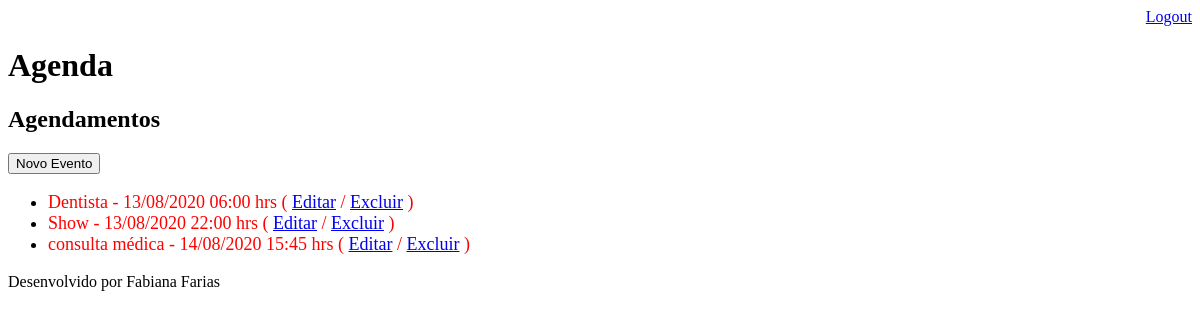
Page /agenda/ (signed in) on the earlier database version.
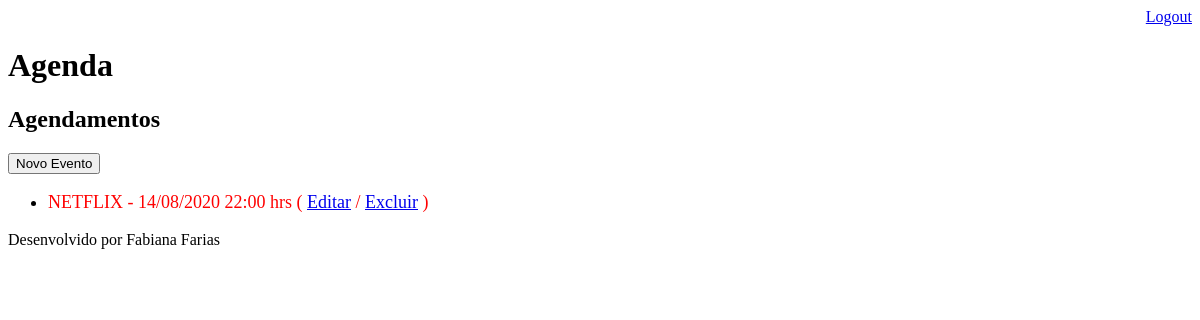
Same page on the later database version.
### core/models.py (models this page shows, shortened)
class Evento(models.Model):
    titulo = models.CharField(max_length=100)
    descricao = models.TextField(blank=True, null=True)
    data_evento = models.DateTimeField(verbose_name='Data do evento')
    data_criacao = models.DateTimeField(auto_now=True)
    usuario = models.ForeignKey(User, on_delete=models.CASCADE)
    class Meta:
        db_table = 'evento'
    def get_data_evento(self):
        return self.data_evento.strftime('%d/%m/%Y %H:%M hrs')
    def get_evento_atrasado(self):
        if self.data_evento < datetime.now():
            return True
        else:
            False

### core/views.py (the view)
# urls.py: path('agenda/',views.lista_eventos),
@login_required(login_url='/login/')
def lista_eventos(request):
    usuario = request.user
    data_atual = datetime.now() - timedelta(hours=1)
    evento = Evento.objects.filter(usuario=usuario,
                                   data_evento__lt=data_atual)
    dados = {'eventos':evento}
    return render(request,'agenda.html', dados)

### templates/agenda.html
{% extends "model-page.html" %}
{% block content %}
    <h2>Agendamentos</h2>
    <a href="evento/">
        <button type="button">Novo Evento</button>
    </a>
    <ul style="font-size:18px">
        {% for evento in eventos %}
            <li>
                <div style={% if evento.get_evento_atrasado %}
                              "color:red"
                            {% endif %}>
                    {{ evento.titulo}} - {{ evento.get_data_evento}}
                    ( <a href="evento/?id={{ evento.id }}">Editar</a>
                    / <a href="evento/delete/{{ evento.id }}/">Excluir</a> )
                </div>
            </li>
        {% endfor %}
    </ul>
{% endblock %}

### templates/model-page.html
<!DOCTYPE html>
<html lang="en">
<head>
    {% include "model-header.html" %}
</head>
<body>
    {% block content %} {% endblock %}
    {% include "model-footer.html" %}
</body>
</html>

### templates/model-header.html (shortened to what this page needs)
    <div align="right">
    <a href="/logout">Logout</a>
    </div>
    <h1>Agenda</h1>

### templates/model-footer.html
<p>Desenvolvido por Fabiana Farias</p>

Differences in the rows shown:
removed Evento: titulo "Dentista", get_data_evento "13/08/2020 06:00 hrs"
no longer on this page (row edited): Evento: titulo "Show", get_data_evento "13/08/2020 22:00 hrs"
removed Evento: titulo "consulta médica", get_data_evento "14/08/2020 15:45 hrs"
added Evento: titulo "NETFLIX", get_data_evento "14/08/2020 22:00 hrs"
